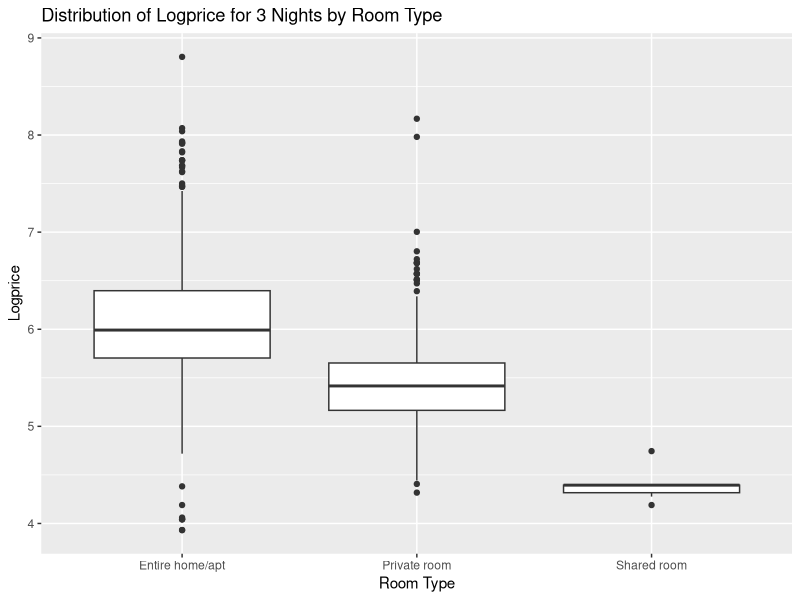
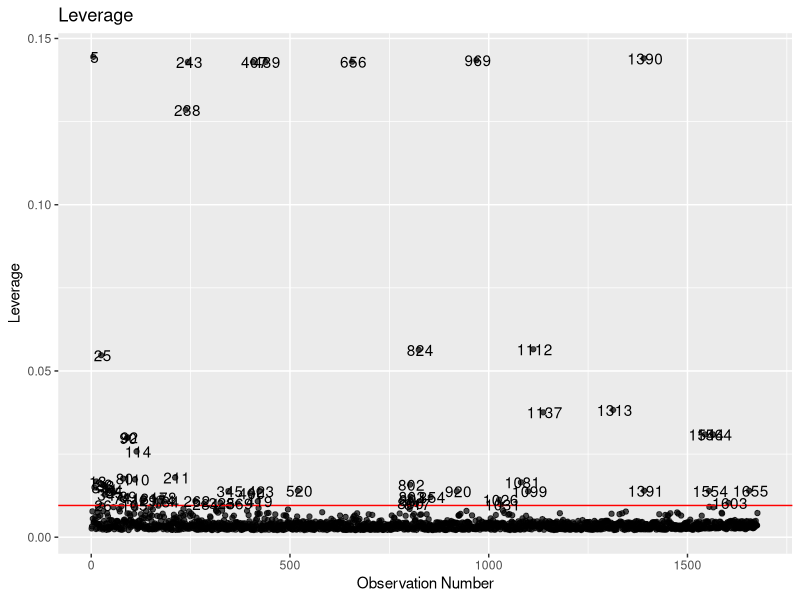
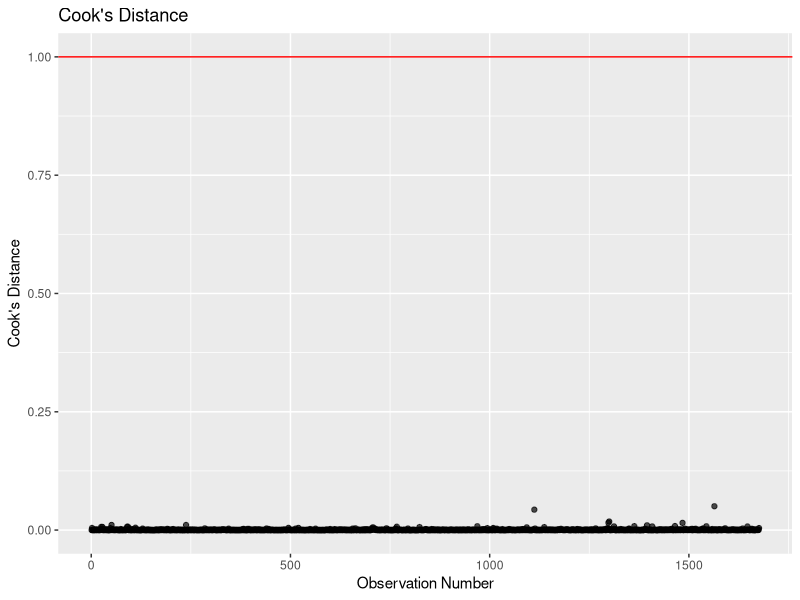
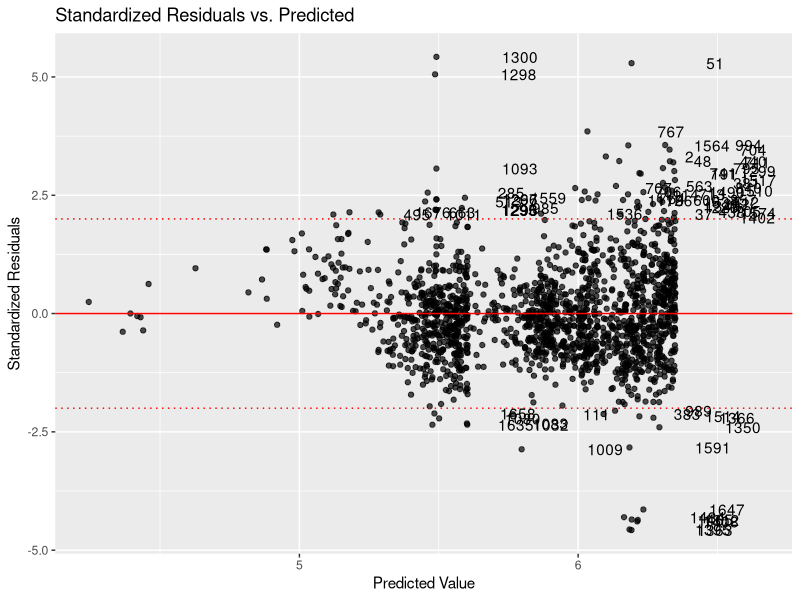
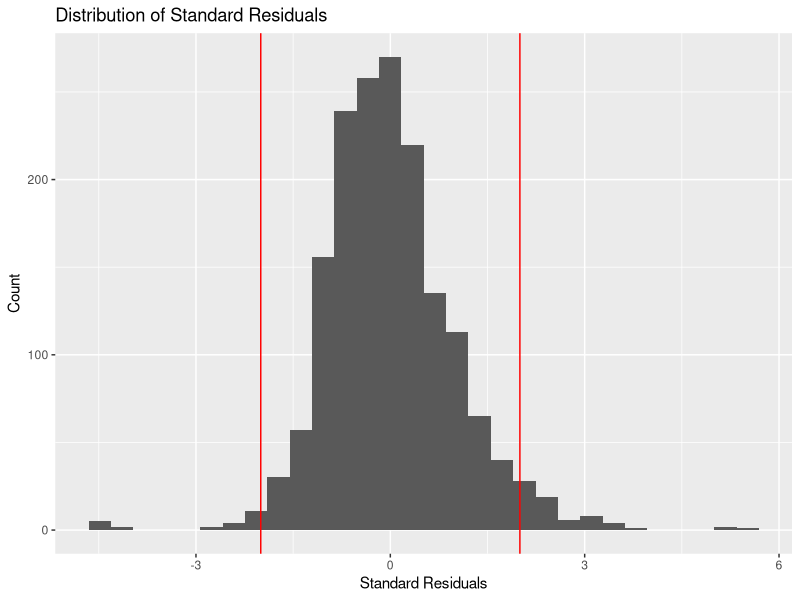

Generate these figures, in order, with R:
## ---- chunk 1
knitr::opts_chunk$set(echo = TRUE,
                      warning=FALSE,
                      message=FALSE)
## ---- chunk 2
library(tidyverse)
library(broom)
library(knitr) 
library(rms)
## ---- chunk 3
airbnb_mod <- read_csv("data/airbnb_mod.csv")
## ---- chunk 4
airbnb_mod <- airbnb_mod %>%
  filter(!is.na(price_3_nights), !is.na(prop_type_simp), !is.na(room_type), !is.na(number_of_reviews), !is.na(review_scores_rating)) %>%
  mutate(log_price_3 = log(price_3_nights))
## ---- chunk 5
logprice_model <- lm(log_price_3 ~ prop_type_simp + number_of_reviews + review_scores_rating, data = airbnb_mod)
kable(tidy(logprice_model, conf.int = TRUE, level = 0.95),digits=5)
## ---- chunk 6
logprice_model_full <- lm(log_price_3 ~ prop_type_simp + number_of_reviews + review_scores_rating + room_type, data = airbnb_mod)
kable(tidy(logprice_model_full, conf.int = TRUE, level = 0.95),digits=5)
## ---- chunk 7
ggplot(data = airbnb_mod, mapping = aes(x = room_type, y = log_price_3)) + geom_boxplot() + labs(title = "Distribution of Logprice for 3 Nights by Room Type", x = "Room Type", y = "Logprice")
## ---- chunk 8
reduced <- lm(log_price_3 ~ prop_type_simp + number_of_reviews + review_scores_rating, data = airbnb_mod)

full <- lm(log_price_3 ~ prop_type_simp + number_of_reviews + review_scores_rating + room_type, data = airbnb_mod)

kable(anova(reduced, full), format="markdown", digits = 3)
## ---- chunk 9
price_output <- augment(logprice_model_full) %>%
  mutate(obs_num = row_number())

price_output %>%
  slice(1:5)
## ---- chunk 10
leverage_threshold <- 2*(7+1)/nrow(airbnb_mod)

ggplot(data = price_output, aes(x = obs_num,y = .hat)) + 
  geom_point(alpha = 0.7) + 
  geom_hline(yintercept = leverage_threshold,color = "red")+
  labs(x = "Observation Number",y = "Leverage",title = "Leverage") +
  geom_text(aes(label=ifelse(.hat > leverage_threshold, as.character(obs_num), "")), nudge_x = 4)
## ---- chunk 11
price_output %>%
  filter(.hat > leverage_threshold) %>%
  nrow()
## ---- chunk 12
ggplot(data = price_output, aes(x = obs_num, y = .cooksd)) + 
  geom_point(alpha = 0.7) + 
  geom_hline(yintercept=1,color = "red")+
  labs(x= "Observation Number",y = "Cook's Distance",title = "Cook's Distance") +
  geom_text(aes(label = ifelse(.hat>1,as.character(obs_num),"")))
## ---- chunk 13
ggplot(data = price_output, aes(x = .fitted,y = .std.resid)) +
  geom_point(alpha = 0.7) + 
  geom_hline(yintercept = 0,color = "red") +
  geom_hline(yintercept = -2,color = "red",linetype = "dotted") +
  geom_hline(yintercept = 2,color = "red",linetype = "dotted") +
  labs(x ="Predicted Value",y ="Standardized Residuals",title = "Standardized Residuals vs. Predicted") +
  geom_text(aes(label = ifelse(abs(.std.resid) >2,as.character(obs_num),"")), nudge_x = 0.3)
## ---- chunk 14
price_output %>% 
  filter(abs(.std.resid) > 2) %>%
  nrow()
## ---- chunk 15
ggplot(data = price_output, mapping = aes(x = .std.resid)) + geom_histogram() + geom_vline(xintercept = -2,color = "red") + geom_vline(xintercept = 2, color = "red") + labs(title = "Distribution of Standard Residuals", x = "Standard Residuals", y = "Count")
## ---- chunk 16
75/nrow(airbnb_mod)
## ---- chunk 17
tidy(vif(logprice_model_full))
